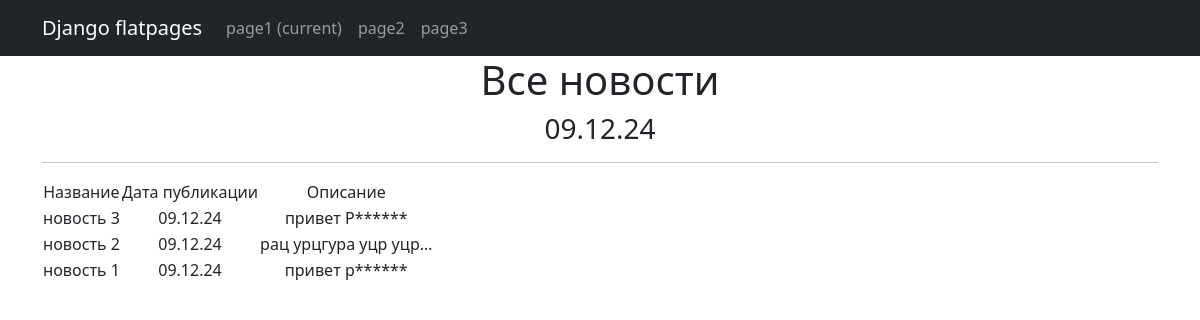
Page /news/ on the committed database.
### news/models.py (models this page shows, shortened)
class Post(models.Model):
    time_in = models.DateTimeField(auto_now_add = True)
    title = models.CharField(max_length=255, default='title')
    text = models.TextField(default='пустой пост')

### news/views.py (the view)
# urls.py: path('', PostsList.as_view()),
class PostsList(ListView):
    model = Post
    ordering = '-time_in'
    template_name = 'posts.html'
    context_object_name = 'posts'
    def get_context_data(self, **kwargs):
        context = super().get_context_data(**kwargs)
        context['time_now'] = datetime.datetime.now()
        return context

### news/templatetags/custom_filters.py (called while the page is built)
@register.filter()
def censor(value):
    if type(value) != str:
        raise TypeError
    for word in BADWORDS:
        value = value.replace(word, word[0] + '*' * (len(word) - 1))
        value = value.replace(word.capitalize(), word[0].upper() + '*' * (len(word) - 1))
    return value

### templates/posts.html (shortened to what this page needs)
{% extends 'flatpages/default.html' %}
{% load custom_filters %}
{% block content %}
   <h1>Все новости</h1>
   <h3>{{ time_now|date:'d.m.y' }}</h3>
   <hr>
   {% if posts %}
       <table>
           <tr>
               <td>Название</td>
               <td>Дата публикации</td>
               <td>Описание</td>
           </tr>
           {% for post in posts %}
           <tr>
               <td>{{ post.title|censor }}</td>
               <td>{{ post.time_in|date:'d.m.y'}}</td>
               <td>{{ post.text|truncatechars:20|censor }}</td>
           </tr>
           {% endfor %}
       </table>
   {% else %}
       <h2>Новостей нет!</h2>
   {% endif %}
{% endblock content %}

### templates/flatpages/default.html (shortened to what this page needs)
<!DOCTYPE html>
<html lang="en">
    <head>
        {% load static %}
        <link href="{% static 'css/styles.css' %}" rel="stylesheet" />
    </head>
    <body>
        <nav class="navbar navbar-expand-lg navbar-dark bg-dark static-top">
           <div class="container">
               <a class="navbar-brand" href="#">Django flatpages</a>
               <div class="collapse navbar-collapse" id="navbarResponsive">
                   <ul class="navbar-nav ml-auto">
                       <li class="nav-item active">
                           <a class="nav-link" href="#">page1
                               <span class="sr-only">(current)</span>
                           </a>
                       </li>
                       <li class="nav-item">
                           <a class="nav-link" href="/page2/">page2</a>
                       </li>
                       <li class="nav-item">
                           <a class="nav-link" href="/page3/">page3</a>
                       </li>
                   </ul>
               </div>
           </div>
        </nav>
        <div class="container">
           <div class="row">
               <div class="col-lg-12 text-center">
                   {% block content %}{% endblock content %}
               </div>
           </div>
        </div>
    </body>
</html>

### rows in the picture
Post: title|censor "новость 3", time_in "09.12.24", text|censor "привет Р******"
Post: title|censor "новость 2", time_in "09.12.24", text|censor "рац урцгура уцр уцр…"
Post: title|censor "новость 1", time_in "09.12.24", text|censor "привет р******"

### other values in the picture
{{ time_now|date:'d.m.y' }} "09.12.24"
